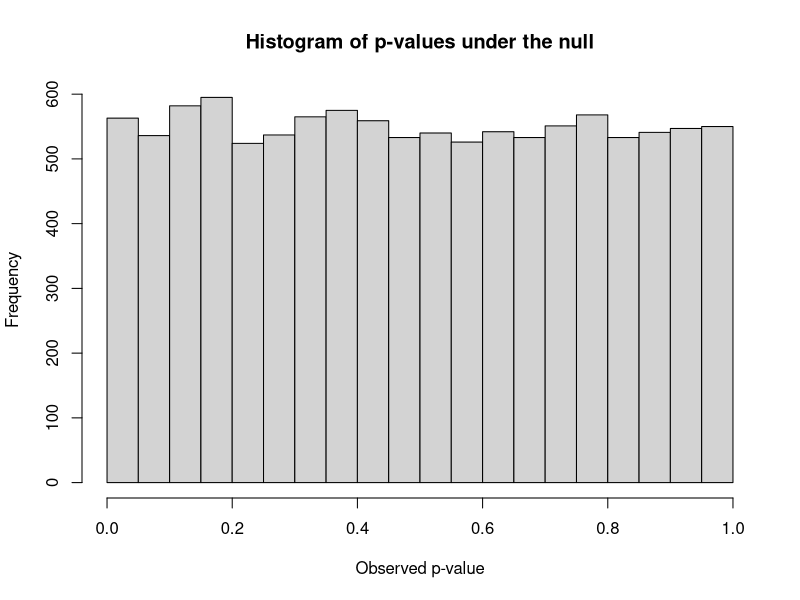
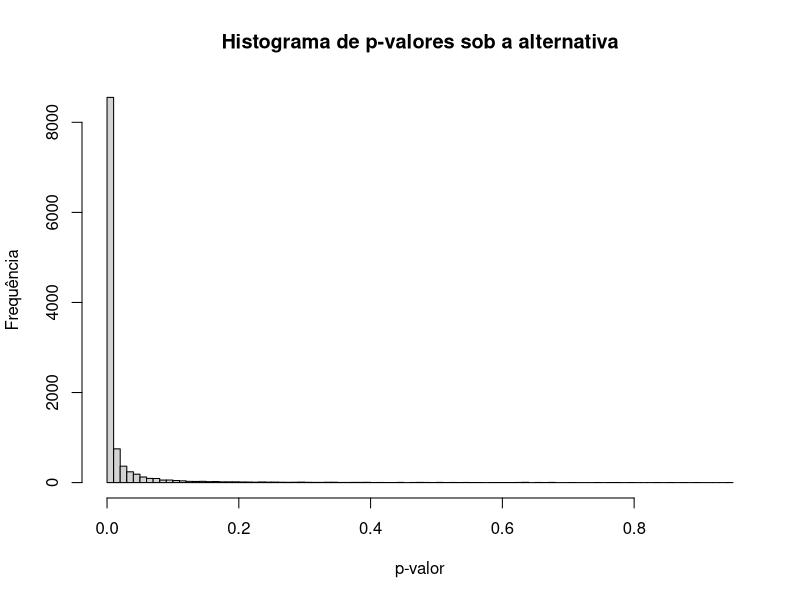
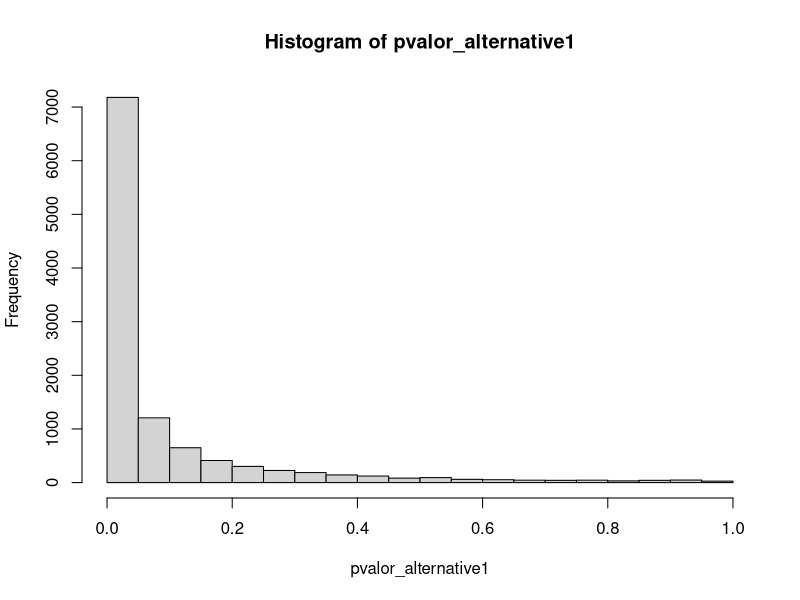
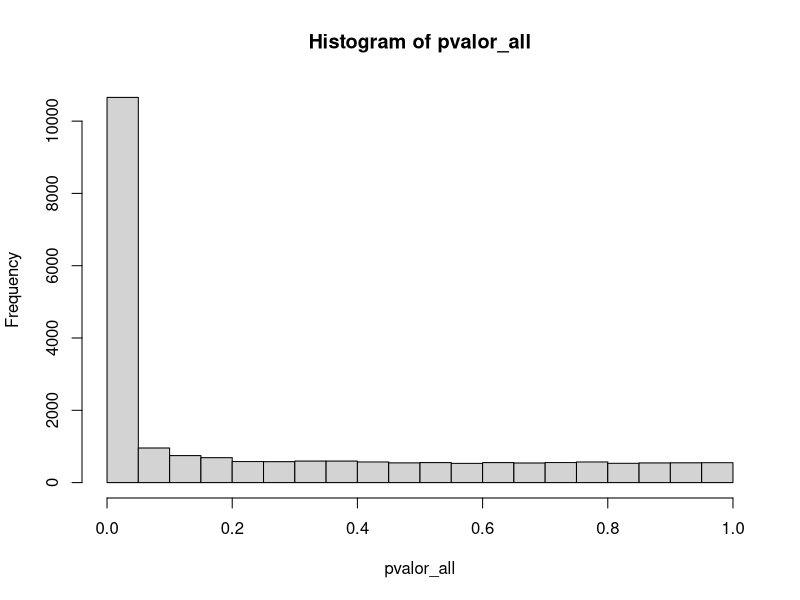
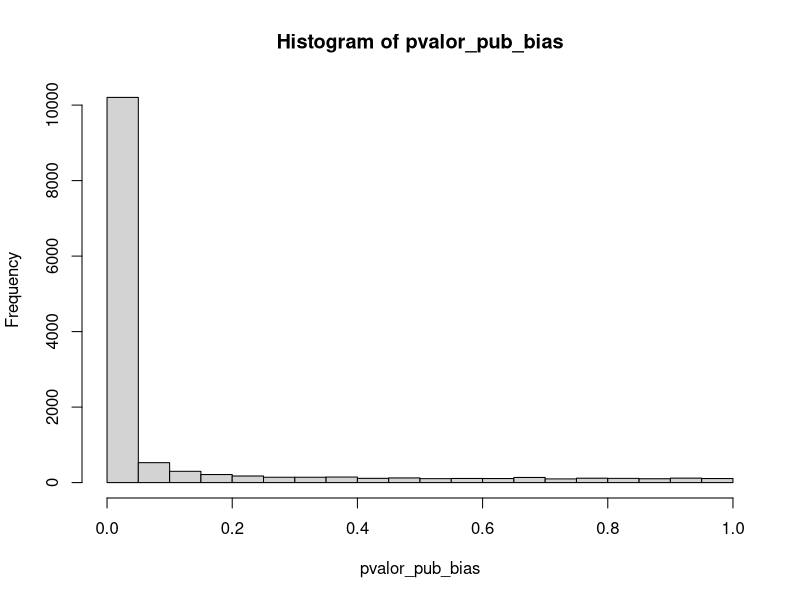
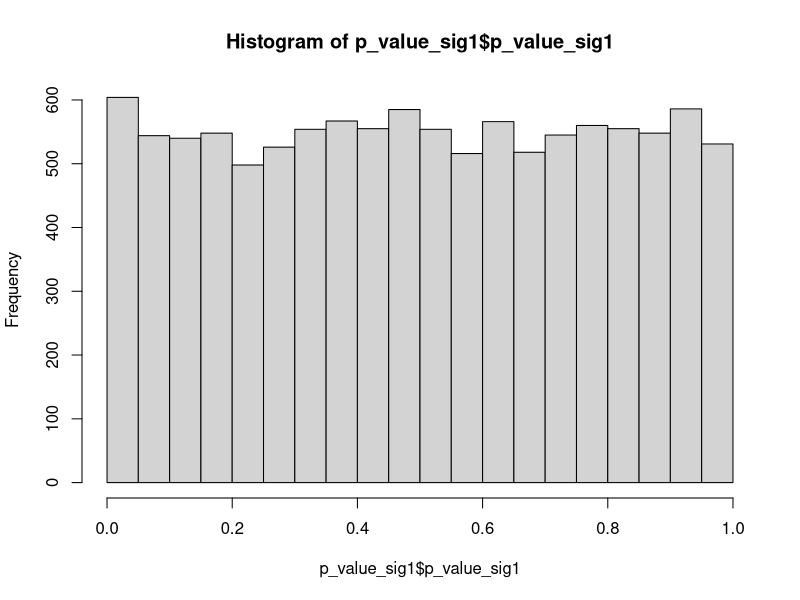

Here is the R script that generated these plots, in order: (Note: a time limit stopped this script after it produced the figures.)
## under the null, the distribution of p-values is normal
library(ggplot2)
set.seed(3)

nSims <- 11000 #number of simulated experiments
pvalor_null <-numeric(nSims) #set up empty container for all simulated p-values

for(i in 1:nSims){ #for each simulated experiment
  x<-rnorm(n = 100, mean = 100, sd = 20) #produce 100 simulated participants
  #with mean=100 and SD=20
  y<-rnorm(n = 100, mean = 100, sd = 20) #produce 100 simulated participants
  #with mean=100 and SD=20
  t<-t.test(x,y) #perform the t-test
  pvalor_null[i]<-t$p.value #get the p-value and store it
}

#now plot the histogram
hist(pvalor_null, main="Histogram of p-values under the null", xlab=("Observed p-value"))

## conclusion, under the null, there is 5% of chance that the p-value is less than .05!

## now, under alternative
pvalor_alternative <- numeric(nSims) #set up empty container for all simulated p-values

for(i in 1:nSims){ #for each simulated experiment
  x<-rnorm(n = 1000, mean = 100, sd = 20) #produce  simulated participants
  y<-rnorm(n = 1000, mean = 103, sd = 20) #produce  simulated participants
  t <- t.test(x,y) #perform the t-test
  pvalor_alternative[i] <- t$p.value
}

## fig 1.
hist(pvalor_alternative , main="Histograma de p-valores sob a alternativa", xlab="p-valor", ylab="Frequência", breaks = 100)

## now with more power
pvalor_alternative1 <- numeric(nSims) #set up empty container for all simulated p-values

for(i in 1:nSims){ #for each simulated experiment
  x<-rnorm(n = 500, mean = 100, sd = 20) #produce  simulated participants
  y<-rnorm(n = 500, mean = 103, sd = 20) #produce  simulated participants
  t <- t.test(x,y) #perform the t-test
  pvalor_alternative1[i] <- t$p.value
}

hist(pvalor_alternative1)

## so, under the null, p-value is uniform
## under the alternative, there's a peack close to zero. And the amount of concentration depend on the power and the effect size. The bigger both, the higher the peak.


## now, let's investigate publication bias alone (not p-hacking, not garden of forking paths)
# let's say that x% of null results are not published. Ans let's start assuming there are as many null results as alternative (too conservative?)

pvalor_all <- c(pvalor_null, pvalor_alternative)
true_world <- as.factor(rep(c("null", "alternative"), each=nSims))
pvalor_df <- data.frame(pvalor_all, true_world)

## hwat would be the distribution without publication bias
# now, let's say that 80% of null results are not reported.

index <- sample(1:nSims, .2*nSims) ## sampling 20% of all null results
pvalor_pub_bias <- c(pvalor_null[index], pvalor_alternative)

hist(pvalor_all)
hist(pvalor_pub_bias)

mean(pvalor_null)
mean(pvalor_alternative)
mean(pvalor_all)
mean(pvalor_pub_bias)

# publication bias make the data to looks more likly there's only true effects being studied.

## now, let's include p-hacking and include publication bias for a moment
## whenever a p value is above .05, some transformation of the data is included, or new data added, or some data excluded
## to simulate this behavior, we'll assume that, whenveer a p-value is bigger than .05, we simulate again, and again, up to 5 times, to see if it's at leas < .1.
## If after 5 times p-value is not significant, we report no pvalues. If it is, we report only the significant).
## So me mix p-hacking and publication bias



p_value_sig <- numeric(nSims)
p_value_nonsig <- numeric(nSims)
t_result <- numeric(nSims)
for(i in 1:nSims){ #for each simulated experiment
  x<-rnorm(n = 100, mean = 100, sd = 20) #produce  simulated participants
  y<-rnorm(n = 100, mean = 103, sd = 20) #produce  simulated participants
  t_result[i] <- t.test(x,y)$p.value #perform the t-test
}

## simulates p-hacking

## creating function that simulates p-hacking
my_phacking <- function(num_sims, n_sample=100, dif_media_perc = .03, prop_null_true = .5,
                        num_try_pahacking=5, bol_phacking = T, lower_alpha_hacking = .05, max_alpha_hacking = .1) {
  mu <- 100
  p_value_sig <- numeric(nSims)
  p_value_nonsig <- numeric(nSims)
  t_result <- numeric(nSims)
  vecSim <- c(nSims*prop_null_true, nSims)
  for(i in 1:vecSim[1]){ #for each simulated experiment with null hypothesis true
    x<-rnorm(n = n_sample, mean = mu, sd = 20) #produce  simulated participants
    y<-rnorm(n = n_sample, mean = mu, sd = 20) #produce  simulated participants
    t_result[i] <- t.test(x,y)$p.value #perform the t-test
  }

  for(i in (vecSim[1]+1):vecSim[2]){ #for each simulated experiment with null hypothesis false
    x<-rnorm(n = n_sample, mean = mu, sd = 20) #produce  simulated participants
    y<-rnorm(n = n_sample, mean = mu*(1+dif_media_perc), sd = 20) #produce  simulated participants
    t_result[i] <- t.test(x,y)$p.value #perform the t-test
  }


  i <- 1
  while (i <= num_sims){
    if (bol_phacking ) {
      if(t_result[i] <= lower_alpha_hacking) {
        # keep result
        p_value_sig[i] <- t_result[i]
        i <- i+1
      } else {
        n <- 1 # index for break
        repeat {
          n <- n+1
          i <- i+1
          if ( i > nSims) {
            break
          }
          if(t_result[i] <= max_alpha_hacking)  {
            p_value_sig[i] <- t_result[i]
            break
          }
          if (n == num_try_pahacking) {
            p_value_sig[i] <- t_result[i]
            break
          }

        }

      }
    } else {
      p_value_sig[i] <- t_result[i]
      i <- i+1
    }

  }

  p_value_sig1 <- p_value_sig[p_value_sig>0]
  df <- data.frame(p_value_sig1, prop_null_true = paste("prop_null_true é", prop_null_true),
                   dif_media = paste("dif média é de", dif_media_perc*100, "%"),
                   tamnho_amostra = paste("tamanho_amostra é", n_sample),
                   bol_phacking = paste("p-hacking é", bol_phacking))
  return(df)
}

 p_value_sig1 <- my_phacking (num_sims= nSims, prop_null_true = 1, n_sample= 100, num_try_pahacking = 5, bol_phacking = F)
# p_value_sig2 <- my_phacking (num_sims= nSims, prop_null_true = .5, n_sample= 300)
# test <- bind_rows(p_value_sig1, list_df)
hist(p_value_sig1$p_value_sig1)
library(dplyr)

list_df <- list()
prop_null_vec <- seq(0, 1, .2)
amostra_vec <- seq(100, 1000, 200)
bol_p_hacking <- c(T, F)
for ( i in 1:length(prop_null_vec)) {
  for (j in 1:length(amostra_vec)) {
    for (k in 1:length(my_phacking)) {
      aux <- my_phacking (num_sims= nSims, prop_null_true = prop_null_vec[i], n_sample=amostra_vec[j],
                          bol_phacking= bol_p_hacking[k])
      list_df <- bind_rows(aux, list_df)
    }
  }
}

dim(list_df)
summary(list_df)
unique(list_df$tamnho_amostra)
unique(list_df$prop_null_true)
unique(list_df$bol_phacking)
head(list_df)

ggplot(list_df, aes(p_value_sig1)) + geom_histogram() + facet_grid( bol_phacking ~ prop_null_true)

## making multiple plots

## sem p=hacking vs p=hackin
## e variando prop de hype null true

## Usar algum desses plots
## só tem que formatar pra ficar bonitinho.
list_df %>%
  filter(tamnho_amostra == "tamanho_amostra é 100") %>%
ggplot( aes(p_value_sig1)) + geom_histogram() + facet_grid(bol_phacking ~ prop_null_true)

list_df %>%
  filter(tamnho_amostra == "tamanho_amostra é 300") %>%
  ggplot( aes(p_value_sig1)) + geom_histogram() + facet_grid(bol_phacking ~ prop_null_true)

list_df %>%
  filter(tamnho_amostra == "tamanho_amostra é 500") %>%
  ggplot( aes(p_value_sig1)) + geom_histogram() + facet_grid(bol_phacking ~ prop_null_true)


list_df %>%
  filter(tamnho_amostra == "tamanho_amostra é 700") %>%
  ggplot( aes(p_value_sig1)) + geom_histogram() + facet_grid(bol_phacking ~ prop_null_true)

list_df %>%
  filter(tamnho_amostra == "tamanho_amostra é 900") %>%
  ggplot( aes(p_value_sig1)) + geom_histogram() + facet_grid(bol_phacking ~ prop_null_true)



list_df %>%
  group_by(prop_null_true) %>%
  summarise(perc_menor_05 = sum(p_value_sig1 <= .05)/n(),
            perc_entre_05_e_01 = sum(p_value_sig1 > .05 & p_value_sig1 <= .1)/n(),
            perc_maior_01 = sum(p_value_sig1 > .1)/n())

hist( t_result, 20) ## original p-value with no p-hacking

sum(t_result <= .05)/length(t_result)
sum(t_result > .05 & t_result <= .1)/length(t_result)
sum(t_result > .1)/length(t_result)

ggplot(my_df, )

## with this we derive two hipothesis

# 1. Results with p-value below .05 will comprise at least 50% of all results
# 2. Results with p-value between .05 and .1 will comprise at least 20% off all results

# our hipothesis will be falsified if results are close to no p-hacking than with p-hacking.
